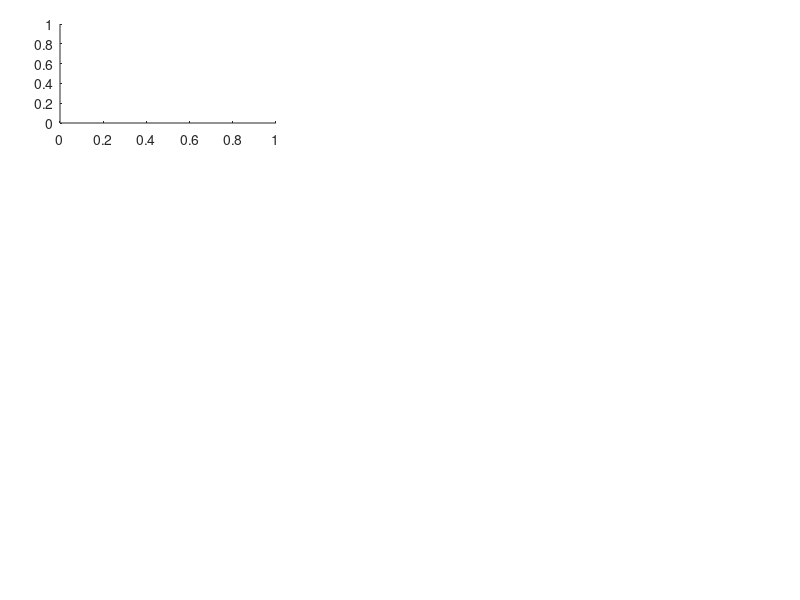

The MATLAB source for this figure: (Note: this script raises an error after producing the figure.)
% ------------------------------------------
% cp-2021-152: Figure 8
% ------------------------------------------
%% d13C scatterplot regional (plotted with MATLAB version R2018b)

figure_number_d13C = {'a)','d)','g)','b)','e)','h)','c)','f)','i)','j)','k)','l)'};

figure(4);
clf reset;

m_width = 0.27;
m = [0.075,0.075,0.075,0.365,0.365,0.365,0.655,0.655,0.655,0.075,0.075,0.365,0.365,0.655,0.655];
n_height = 0.165;
n = [0.795,0.57,0.345,0.795,0.57,0.345,0.795,0.57,0.345,0.12,0.02,0.12,0.02,...
    0.12,0,02];

edges = 0:200:4000;

set(gcf,'Position',[2000 1000 1000 1000])

for k = 1:9
hS = subplot('Position',[m(k) n(k) m_width n_height]);

if k == 1 || k == 2 || k == 3
    e = errorbar(tropics.bootmean_d13C{k+2}(:,1),REGION.tropics_d13C_dweq,...
        tropics.bootmean_d13C{k+2}(:,1)-tropics.ci{k+2}(:,1),...
        tropics.bootmean_d13C{k+2}(:,1)-tropics.ci{k+2}(:,2),...
        'horizontal','o','MarkerEdgeColor','k','MarkerFaceColor','k','Color',[169 169 169]./255);
    hold on
    plot(tropics.linreg_d13C{k+2}(:,1),tropics.linreg_d13C{k+2}(:,4),'Color',[112,160,205]./255,'LineWidth',2)
    hold on
    plot(tropics.linreg_d13C{k+2}(:,1),tropics.linreg_d13C{k+2}(:,2:3),'Color',[196,121,0]./255,'LineStyle','-')
    set(gca,'FontSize',12);
    ylabel('\delta^1^3C_{c} (‰)','Interpreter','tex','FontSize',11);
    str=strcat(['R²=',num2str(round(tropics.R_P_d13C{k+2}(1),2)),', p=',num2str(round(tropics.R_P_d13C{k+2}(2),1,'significant'))]);
    if k == 1
        s = discretize(REGION.tropics_elevation,edges);
        color_alt = colormap(pink);
        color_alt = color_alt(1:3:end,:); color_alt = color_alt(2:end-1,:);
        for i = 1:length(s)
            color_plot(i,:) = color_alt(s(i),:);
        end
        scatter(tropics.bootmean_d13C{k+2}(:,1),REGION.tropics_d13C_dweq,...
            40,color_plot,'filled','MarkerEdgeColor','k');        
        title('Tropics','FontWeight','normal')
        xlabel(['Temperature (' char(176) 'C)'],'FontSize',11); title('');
        xlim([-5 30]); xticks([0:5:25])
    elseif k == 2
        scatter(tropics.bootmean_d13C{k+2}(:,1),REGION.tropics_d13C_dweq,...
            40,color_plot,'filled','MarkerEdgeColor','k');           
        xlabel('Precipitation (mm)','FontSize',11); title('');
        xlim([10 5500]); B = [100,1000,5000];
        set(gca,'XScale','log','XTick',B,'XTickLabel',B)
    elseif k == 3
        scatter(tropics.bootmean_d13C{k+2}(:,1),REGION.tropics_d13C_dweq,...
            40,color_plot,'filled','MarkerEdgeColor','k');           
        xlabel('Evaporation (mm)','FontSize',11); title('');
        xlim([10 2500]); B = [100,1000];
        set(gca,'XScale','log','XTick',B,'XTickLabel',B)
    end
elseif k == 4 || k == 5 || k == 6
    e = errorbar(subtropics.bootmean_d13C{k-1}(:,1),REGION.subtropics_d13C_dweq,...
        subtropics.bootmean_d13C{k-1}(:,1)-subtropics.ci{k-1}(:,1),...
        subtropics.bootmean_d13C{k-1}(:,1)-subtropics.ci{k-1}(:,2),...
        'horizontal','o','MarkerEdgeColor','k','MarkerFaceColor','k','Color',[169 169 169]./255);
    hold on
    plot(subtropics.linreg_d13C{k-1}(:,1),subtropics.linreg_d13C{k-1}(:,4),'Color',[112,160,205]./255,'LineWidth',2)
    hold on
    plot(subtropics.linreg_d13C{k-1}(:,1),subtropics.linreg_d13C{k-1}(:,2:3),'Color',[196,121,0]./255,'LineStyle','-')   
    set(gca,'FontSize',12);
    str=strcat(['R²=',num2str(round(subtropics.R_P_d13C{k-1}(1),2)),', p=',num2str(round(subtropics.R_P_d13C{k-1}(2),1,'significant'))]);
    if k == 4
        s = discretize(REGION.subtropics_elevation,edges);
        color_alt = colormap(pink);
        color_alt = color_alt(1:4:end,:); color_alt = color_alt(2:end-1,:);
        for i = 1:length(s)
            color_plot1(i,:) = color_alt(s(i),:);
        end
        scatter(subtropics.bootmean_d13C{k-1}(:,1),REGION.subtropics_d13C_dweq,...
            40,color_plot1,'filled','MarkerEdgeColor','k');        
        title('Tropics','FontWeight','normal')
        xlabel(['Temperature (' char(176) 'C)'],'FontSize',11); title('');
        xlim([-5 30]); xticks([0:5:25])
        set(gca,'YTickLabel',[],'YLabel',[]);
    elseif k == 5
        scatter(subtropics.bootmean_d13C{k-1}(:,1),REGION.subtropics_d13C_dweq,...
            40,color_plot1,'filled','MarkerEdgeColor','k');
        xlabel('Precipitation (mm)','FontSize',11); title('');
        xlim([10 5500]); B = [100,1000,5000];
        set(gca,'XScale','log','XTick',B,'XTickLabel',B);
        set(gca,'YTickLabel',[],'YLabel',[]);
    else
        scatter(subtropics.bootmean_d13C{k-1}(:,1),REGION.subtropics_d13C_dweq,...
            40,color_plot1,'filled','MarkerEdgeColor','k');
        xlabel('Evaporation (mm)','FontSize',11); title('');
        xlim([10 2500]); B = [100,1000];
        set(gca,'XScale','log','XTick',B,'XTickLabel',B);
        set(gca,'YTickLabel',[],'YLabel',[]);
    end
elseif k == 7 || k == 8 || k == 9
    e = errorbar(extratropics.bootmean_d13C{k-4}(:,1),REGION.extratropics_d13C_dweq,...
        extratropics.bootmean_d13C{k-4}(:,1)-extratropics.ci{k-4}(:,1),...
        extratropics.bootmean_d13C{k-4}(:,1)-extratropics.ci{k-4}(:,2),...
        'horizontal','o','MarkerEdgeColor','k','MarkerFaceColor','k','Color',[169 169 169]./255);
    hold on
    plot(extratropics.linreg_d13C{k-4}(:,1),extratropics.linreg_d13C{k-4}(:,4),'Color',[112,160,205]./255,'LineWidth',2)
    hold on
    plot(extratropics.linreg_d13C{k-4}(:,1),extratropics.linreg_d13C{k-4}(:,2:3),'Color',[196,121,0]./255,'LineStyle','-')   
    set(gca,'FontSize',12);
    ylabel('\delta^1^3C_{c} (‰)','Interpreter','tex','FontSize',11);
    set(gca,'YAxisLocation','right');
    str=strcat(['R²=',num2str(round(extratropics.R_P_d13C{k-4}(1),2)),', p=',num2str(round(extratropics.R_P_d13C{k-4}(2),1,'significant'))]);
    if k == 7
        s = discretize(REGION.extratropics_elevation,edges);
        color_alt = colormap(pink);
        color_alt = color_alt(1:3:end,:); color_alt = color_alt(2:end-1,:);
        for i = 1:length(s)
            color_plot2(i,:) = color_alt(s(i),:);
        end
        scatter(extratropics.bootmean_d13C{k-4}(:,1),REGION.extratropics_d13C_dweq,...
            40,color_plot2,'filled','MarkerEdgeColor','k');
        title('Tropics','FontWeight','normal')
        xlabel(['Temperature (' char(176) 'C)'],'FontSize',11); title('');
        xlim([-5 30]); xticks([0:5:25])
    elseif k == 8
        scatter(extratropics.bootmean_d13C{k-4}(:,1),REGION.extratropics_d13C_dweq,...
            40,color_plot2,'filled','MarkerEdgeColor','k');
        xlabel('Precipitation (mm)','FontSize',11); title('');
        xlim([10 5500]); B = [100,1000,5000];
        set(gca,'XScale','log','XTick',B,'XTickLabel',B);
    else
        scatter(extratropics.bootmean_d13C{k-4}(:,1),REGION.extratropics_d13C_dweq,...
            40,color_plot2,'filled','MarkerEdgeColor','k');
        xlabel('Evaporation (mm)','FontSize',11); title('');
        xlim([10 2500]); B = [100,1000];
        set(gca,'XScale','log','XTick',B,'XTickLabel',B);
    end
end
ylim([-15 5]);
legend('off')
poshS = get(hS,'position'); 
annotation('textbox',poshS,'String',figure_number_d13C{k},'FitBoxToText','on','LineStyle','none','FontSize',12);
new_pos = poshS; new_pos(1,2)=new_pos(1,2)-0.12; new_pos(1,4)=new_pos(1,4)-0.02;
annotation('textbox',new_pos,'String',str,'FitBoxToText','on','LineStyle','none','FontSize',10.5);
grid on
end

clear B color_alt color_plot color_plot1 color_plot2 e edges figure_number_d18O ...
    hS i k m m_width n n_height new_pos poshS s str figure_number_d13C
